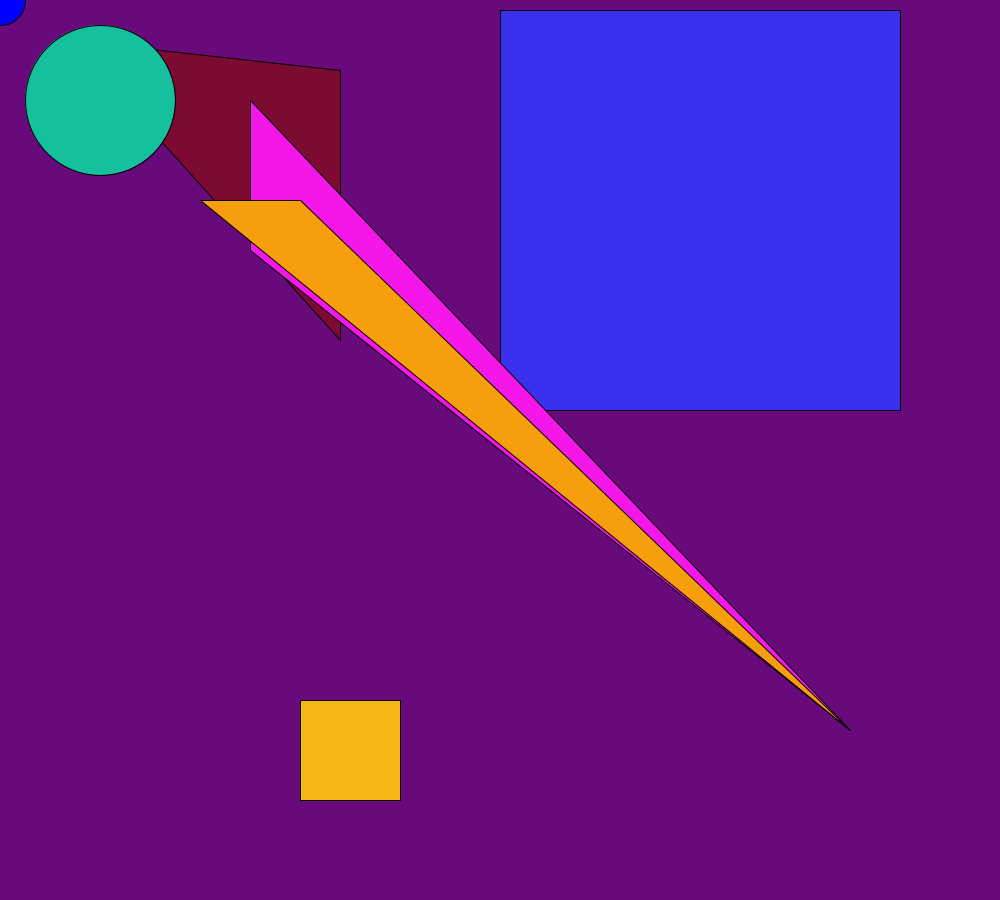
Frame 1 (no input)
Frame 60 (the mouse pressed at the canvas centre just before this capture): identical to frame 1, image omitted
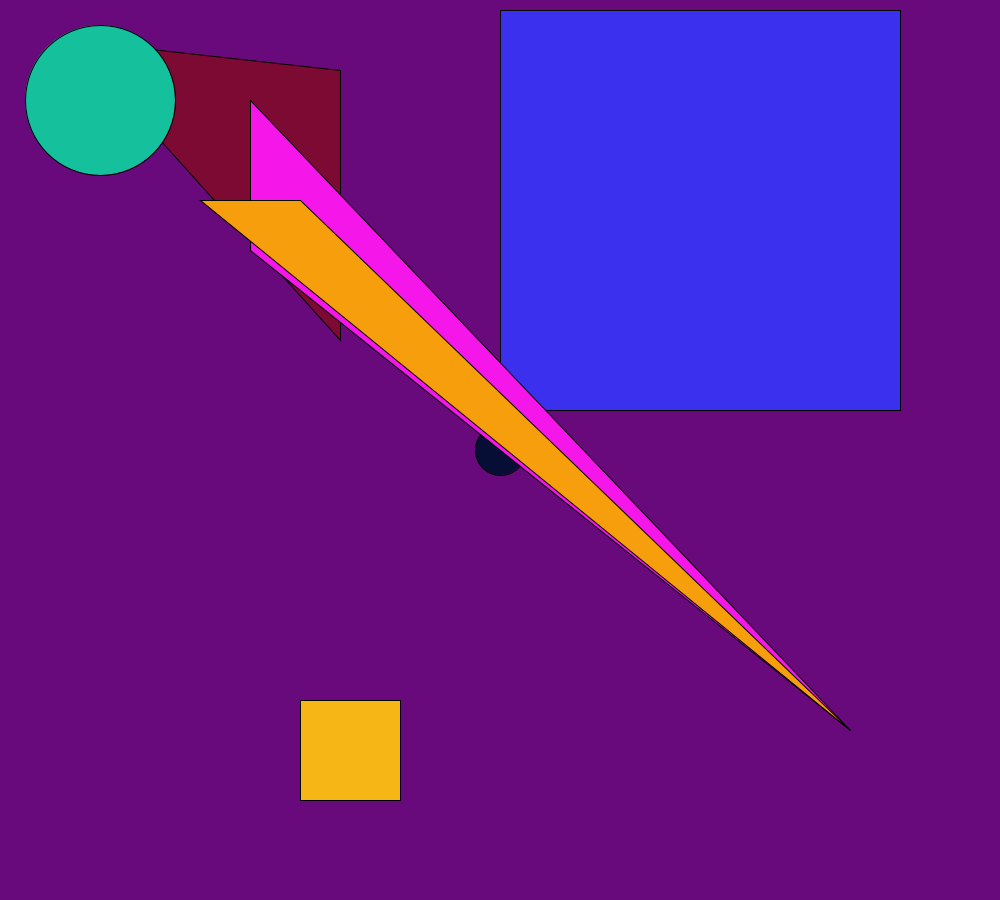
Frame 120 (the mouse held since frame 60 and released just before this capture)

The Processing sketch that drew these frames (run headless with seeded random() and noise(); from frame 60 on, the mouse is pressed at the canvas centre):

// Processing sketch: First_sketch
// ── First_sketch.pde
void setup(){
  size(1000,900);
  
}
void draw(){
 background(104,10,124);
  if(mousePressed){
  fill(random(10),random(124),random(87));
  }
  else{
    fill(0,0,255);
  }
  ellipse(mouseX,mouseY,50,50);
  fill(124,10,50);
triangle(340,340,340,70,70,40);
fill(#15C19D);
ellipse(100,100,150,150);
fill(#3B30ED);
rect(500,10,400,400);
fill(#F5B616);
rect(300,700,100,100);
fill(#F516EA);
triangle(250,250,250,100,850,730);
fill(#F79E0C);
triangle(850,730,300,200,200,200);
  

}
